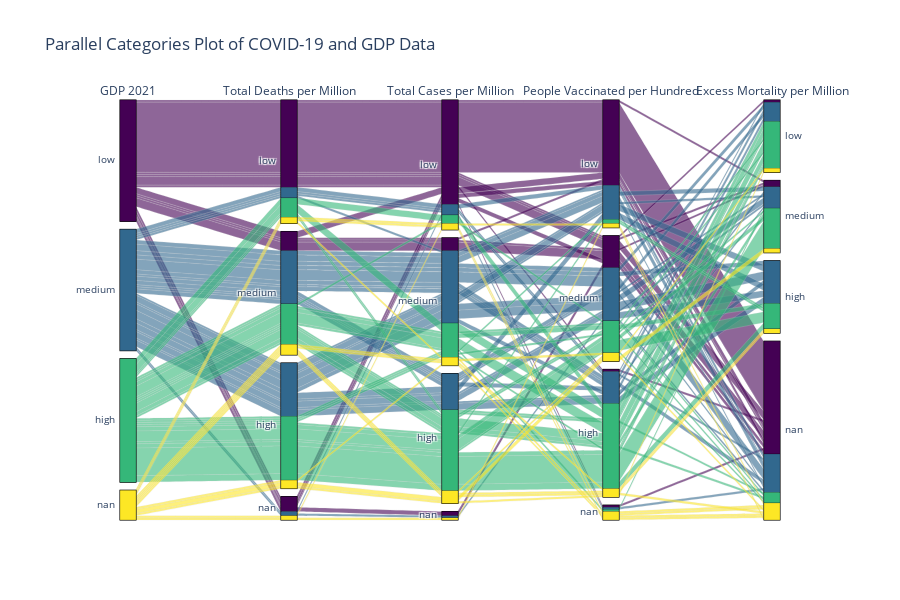

Notebook code cell kept with this figure:
### Code cell
import pandas as pd
import plotly.graph_objs as go

covid_df = pd.read_csv('docs/owid-covid-data.csv')
gdp_df = pd.read_csv('docs/GDP-data.csv', skiprows=4)

covid_2021_df = covid_df[covid_df['date'].str.startswith('2021')]

exclude_locations = ['World', 'Upper middle income', 'Lower middle income', 'High income', 'Low income',
                     'European Union', 'North America', 'South America', 'Asia', 'Oceania', 'Africa']

covid_2021_df = covid_2021_df[~covid_2021_df['location'].isin(exclude_locations)]

variables = ['total_deaths_per_million', 'total_cases_per_million', 'people_vaccinated_per_hundred', 'excess_mortality_cumulative_per_million']

last_values_dfs = {}

for var in variables:
    last_values_dfs[var] = covid_2021_df.groupby('location').last()[var].reset_index()

merged_df = last_values_dfs[variables[0]]

for var in variables[1:]:
    merged_df = pd.merge(merged_df, last_values_dfs[var], on='location', how='left')

gdp_df = gdp_df.rename(columns={"Country Name": 'location'})
gdp_df = gdp_df[['location', "2021"]]

final_merged_df = pd.merge(merged_df, gdp_df, on='location', how='inner')

final_merged_df = final_merged_df.rename(columns={"2021": "GDP_2021"})


for var in variables + ['GDP_2021']:
    final_merged_df[f'{var}_category'] = pd.qcut(final_merged_df[var], q=3, labels=['low', 'medium', 'high'])

category_orders = {
    'GDP_2021_category': ['low', 'medium', 'high'],
    'total_deaths_per_million_category': ['low', 'medium', 'high'],
    'total_cases_per_million_category': ['low', 'medium', 'high'],
    'people_vaccinated_per_hundred_category': ['low', 'medium', 'high'],
    'excess_mortality_cumulative_per_million_category': ['low', 'medium', 'high'] 
}

for var in variables + ['GDP_2021']:
    final_merged_df[f'{var}_category'] = final_merged_df[f'{var}_category'].cat.add_categories('nan').fillna('nan')

dimensions = [
    {'label': 'GDP 2021', 'values': final_merged_df['GDP_2021_category'], 'categoryorder': 'array', 'categoryarray': category_orders['GDP_2021_category']},
    {'label': 'Total Deaths per Million', 'values': final_merged_df['total_deaths_per_million_category'], 'categoryorder': 'array', 'categoryarray': category_orders['total_deaths_per_million_category']},
    {'label': 'Total Cases per Million', 'values': final_merged_df['total_cases_per_million_category'], 'categoryorder': 'array', 'categoryarray': category_orders['total_cases_per_million_category']},
    {'label': 'People Vaccinated per Hundred', 'values': final_merged_df['people_vaccinated_per_hundred_category'], 'categoryorder': 'array', 'categoryarray': category_orders['people_vaccinated_per_hundred_category']},
    {'label': 'Excess Mortality per Million', 'values': final_merged_df['excess_mortality_cumulative_per_million_category'], 'categoryorder': 'array', 'categoryarray': category_orders['excess_mortality_cumulative_per_million_category']}  # Corrected label and reference to categorical column
]

fig = go.Figure(data=[
    go.Parcats(
        dimensions=dimensions,
        line={'color': final_merged_df['GDP_2021_category'].cat.codes, 'colorscale': 'Viridis', 'showscale': False},  # Set showscale=False to hide the color scale
        hoverinfo='count+probability',
        arrangement='freeform'
    )
])

fig.update_layout(
    title='Parallel Categories Plot of COVID-19 and GDP Data',
    height=600
)

fig.show()

### Figure 1 — Plotly figure (JSON) as saved in the notebook; plotly's stock layout.template omitted (floating-point values rounded to 4 significant figures; data arrays with more than 128 entries replaced by an {"elided": "..."} marker saying what was removed)
{"data": [{"arrangement": "freeform", "dimensions": [{"categoryarray": ["low", "medium", "high"], "categoryorder": "array", "label": "GDP 2021", "values": {"elided": "186 str values"}}, {"categoryarray": ["low", "medium", "high"], "categoryorder": "array", "label": "Total Deaths per Million", "values": {"elided": "186 str values"}}, {"categoryarray": ["low", "medium", "high"], "categoryorder": "array", "label": "Total Cases per Million", "values": {"elided": "186 str values"}}, {"categoryarray": ["low", "medium", "high"], "categoryorder": "array", "label": "People Vaccinated per Hundred", "values": {"elided": "186 str values"}}, {"categoryarray": ["low", "medium", "high"], "categoryorder": "array", "label": "Excess Mortality per Million", "values": {"elided": "186 str values"}}], "hoverinfo": "count+probability", "line": {"color": {"elided": "186 int values"}, "colorscale": [[0, "#440154"], [0.1111, "#482878"], [0.2222, "#3e4989"], [0.3333, "#31688e"], [0.4444, "#26828e"], [0.5556, "#1f9e89"], [0.6667, "#35b779"], [0.7778, "#6ece58"], [0.8889, "#b5de2b"], [1, "#fde725"]], "showscale": false}, "type": "parcats"}], "layout": {"height": 600, "title": {"text": "Parallel Categories Plot of COVID-19 and GDP Data"}}}
